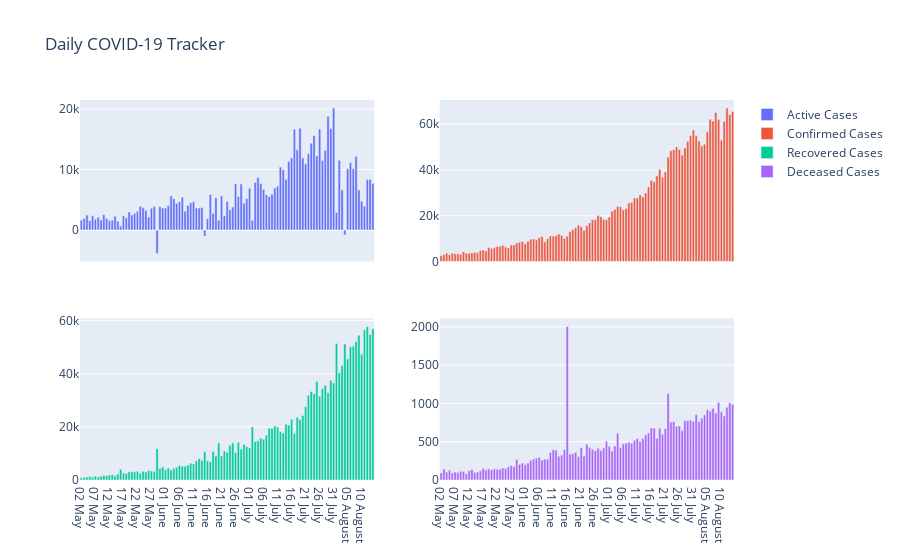

The cell this chart's notebook holds for it:
### Markdown cell above
Here, you can see the COVID-19 Tracker for the last 3 and a half month in India

### Code cell
df=df.tail(105)
fig=make_subplots(rows=2,cols=2,shared_xaxes=True)

data1=go.Bar(x=df['Date'],y=df['Confirmed_Cases'],name='Confirmed Cases')
data2=go.Bar(x=df['Date'],y=df['Recovered_Cases'],name='Recovered Cases')
data3=go.Bar(x=df['Date'],y=df['Active_Cases'],name='Active Cases')
data4=go.Bar(x=df['Date'],y=df['Deceased_Cases'],name='Deceased Cases')

fig.add_trace(data3, 1, 1)
fig.add_trace(data1, 1, 2)
fig.add_trace(data2, 2, 1)
fig.add_trace(data4, 2, 2)
fig.update_layout(title_text='Daily COVID-19 Tracker')
fig.show()

### Figure 1 — Plotly figure (JSON) as saved in the notebook; plotly's stock layout.template omitted (floating-point values rounded to 4 significant figures)
{"data": [{"name": "Active Cases", "type": "bar", "x": ["02 May ", "03 May ", "04 May ", "05 May ", "06 May ", "07 May ", "08 May ", "09 May ", "10 May ", "11 May ", "12 May ", "13 May ", "14 May ", "15 May ", "16 May ", "17 May ", "18 May ", "19 May ", "20 May ", "21 May ", "22 May ", "23 May ", "24 May ", "25 May ", "26 May ", "27 May ", "28 May ", "29 May ", "30 May ", "31 May ", "01 June ", "02 June ", "03 June ", "04 June ", "05 June ", "06 June ", "07 June ", "08 June ", "09 June ", "10 June ", "11 June ", "12 June ", "13 June ", "14 June ", "15 June ", "16 June ", "17 June ", "18 June ", "19 June ", "20 June ", "21 June ", "22 June ", "23 June ", "24 June ", "25 June ", "26 June ", "27 June ", "28 June ", "29 June ", "30 June ", "01 July ", "02 July ", "03 July ", "04 July ", "05 July ", "06 July ", "07 July ", "08 July ", "09 July ", "10 July ", "11 July ", "12 July ", "13 July ", "14 July ", "15 July ", "16 July ", "17 July ", "18 July ", "19 July ", "20 July ", "21 July ", "22 July ", "23 July ", "24 July ", "25 July ", "26 July ", "27 July ", "28 July ", "29 July ", "30 July ", "31 July ", "01 August ", "02 August ", "03 August ", "04 August ", "05 August ", "06 August ", "07 August ", "08 August ", "09 August ", "10 August ", "11 August ", "12 August ", "13 August ", "14 August "], "xaxis": "x", "y": [1641, 1901, 2471, 1548, 2350, 1765, 2131, 1646, 2530, 1932, 1537, 1626, 2300, 1470, 662, 2359, 2015, 2976, 2473, 2744, 3114, 3949, 3670, 3252, 2149, 3624, 3907, -3866, 3856, 3639, 3640, 4059, 5641, 5183, 4416, 4678, 5430, 3094, 4075, 4523, 4697, 3655, 3638, 3723, -1003, 1856, 5877, 2745, 5347, 1636, 5650, 2369, 4726, 3355, 3821, 7628, 5499, 7595, 4425, 5185, 6927, 1570, 7857, 8661, 7692, 6712, 5832, 5561, 5903, 6953, 7233, 10408, 9954, 8353, 11347, 11921, 16668, 13285, 16830, 11907, 10910, 12596, 14362, 15611, 12244, 16716, 11488, 13174, 18818, 16759, 20168, 2895, 11557, 6612, -787, 10124, 11130, 10131, 12146, 6630, 4767, 3956, 8357, 8359, 7700], "yaxis": "y"}, {"name": "Confirmed Cases", "type": "bar", "x": ["02 May ", "03 May ", "04 May ", "05 May ", "06 May ", "07 May ", "08 May ", "09 May ", "10 May ", "11 May ", "12 May ", "13 May ", "14 May ", "15 May ", "16 May ", "17 May ", "18 May ", "19 May ", "20 May ", "21 May ", "22 May ", "23 May ", "24 May ", "25 May ", "26 May ", "27 May ", "28 May ", "29 May ", "30 May ", "31 May ", "01 June ", "02 June ", "03 June ", "04 June ", "05 June ", "06 June ", "07 June ", "08 June ", "09 June ", "10 June ", "11 June ", "12 June ", "13 June ", "14 June ", "15 June ", "16 June ", "17 June ", "18 June ", "19 June ", "20 June ", "21 June ", "22 June ", "23 June ", "24 June ", "25 June ", "26 June ", "27 June ", "28 June ", "29 June ", "30 June ", "01 July ", "02 July ", "03 July ", "04 July ", "05 July ", "06 July ", "07 July ", "08 July ", "09 July ", "10 July ", "11 July ", "12 July ", "13 July ", "14 July ", "15 July ", "16 July ", "17 July ", "18 July ", "19 July ", "20 July ", "21 July ", "22 July ", "23 July ", "24 July ", "25 July ", "26 July ", "27 July ", "28 July ", "29 July ", "30 July ", "31 July ", "01 August ", "02 August ", "03 August ", "04 August ", "05 August ", "06 August ", "07 August ", "08 August ", "09 August ", "10 August ", "11 August ", "12 August ", "13 August ", "14 August "], "xaxis": "x2", "y": [2564, 2952, 3656, 2971, 3602, 3344, 3339, 3175, 4311, 3592, 3562, 3726, 3991, 3808, 4794, 5049, 4628, 6154, 5720, 6023, 6536, 6667, 7111, 6414, 5907, 7246, 7254, 8138, 8364, 8789, 7723, 8812, 9689, 9847, 9472, 10408, 10882, 8536, 9981, 11156, 11135, 11306, 12039, 11405, 10032, 11086, 13108, 13829, 14740, 15918, 15151, 13560, 15656, 16868, 18205, 18255, 20142, 19610, 18339, 18256, 19429, 21947, 22718, 24018, 23942, 22500, 23147, 25561, 25790, 27762, 27757, 29106, 28178, 29917, 32607, 35468, 34820, 37411, 40235, 36806, 39170, 45601, 48443, 48888, 50072, 48932, 46484, 49631, 52479, 54968, 57486, 55117, 52672, 50488, 51282, 56626, 62170, 61455, 65156, 62117, 53016, 61252, 67066, 64141, 65610], "yaxis": "y2"}, {"name": "Recovered Cases", "type": "bar", "x": ["02 May ", "03 May ", "04 May ", "05 May ", "06 May ", "07 May ", "08 May ", "09 May ", "10 May ", "11 May ", "12 May ", "13 May ", "14 May ", "15 May ", "16 May ", "17 May ", "18 May ", "19 May ", "20 May ", "21 May ", "22 May ", "23 May ", "24 May ", "25 May ", "26 May ", "27 May ", "28 May ", "29 May ", "30 May ", "31 May ", "01 June ", "02 June ", "03 June ", "04 June ", "05 June ", "06 June ", "07 June ", "08 June ", "09 June ", "10 June ", "11 June ", "12 June ", "13 June ", "14 June ", "15 June ", "16 June ", "17 June ", "18 June ", "19 June ", "20 June ", "21 June ", "22 June ", "23 June ", "24 June ", "25 June ", "26 June ", "27 June ", "28 June ", "29 June ", "30 June ", "01 July ", "02 July ", "03 July ", "04 July ", "05 July ", "06 July ", "07 July ", "08 July ", "09 July ", "10 July ", "11 July ", "12 July ", "13 July ", "14 July ", "15 July ", "16 July ", "17 July ", "18 July ", "19 July ", "20 July ", "21 July ", "22 July ", "23 July ", "24 July ", "25 July ", "26 July ", "27 July ", "28 July ", "29 July ", "30 July ", "31 July ", "01 August ", "02 August ", "03 August ", "04 August ", "05 August ", "06 August ", "07 August ", "08 August ", "09 August ", "10 August ", "11 August ", "12 August ", "13 August ", "14 August "], "xaxis": "x3", "y": [831, 911, 1082, 1295, 1161, 1475, 1111, 1414, 1669, 1579, 1905, 1963, 1594, 2234, 4012, 2538, 2482, 3032, 3113, 3131, 3280, 2576, 3285, 3012, 3585, 3434, 3171, 11735, 4303, 4928, 3882, 4531, 3789, 4390, 4770, 5433, 5191, 5171, 5634, 6275, 6044, 7263, 8092, 7358, 10639, 7226, 6890, 10741, 9029, 13974, 9075, 10879, 10462, 13089, 13983, 10246, 14229, 11631, 13497, 12565, 12064, 19999, 14417, 14746, 15829, 15315, 16836, 19508, 19408, 20289, 19981, 18198, 17683, 20977, 20646, 22867, 17476, 23583, 22730, 24303, 27589, 31875, 33326, 32514, 37125, 31512, 34354, 35683, 32886, 37425, 36554, 51368, 40355, 43070, 51220, 45583, 50141, 50387, 52135, 54474, 47362, 56461, 57759, 54776, 56920], "yaxis": "y3"}, {"name": "Deceased Cases", "type": "bar", "x": ["02 May ", "03 May ", "04 May ", "05 May ", "06 May ", "07 May ", "08 May ", "09 May ", "10 May ", "11 May ", "12 May ", "13 May ", "14 May ", "15 May ", "16 May ", "17 May ", "18 May ", "19 May ", "20 May ", "21 May ", "22 May ", "23 May ", "24 May ", "25 May ", "26 May ", "27 May ", "28 May ", "29 May ", "30 May ", "31 May ", "01 June ", "02 June ", "03 June ", "04 June ", "05 June ", "06 June ", "07 June ", "08 June ", "09 June ", "10 June ", "11 June ", "12 June ", "13 June ", "14 June ", "15 June ", "16 June ", "17 June ", "18 June ", "19 June ", "20 June ", "21 June ", "22 June ", "23 June ", "24 June ", "25 June ", "26 June ", "27 June ", "28 June ", "29 June ", "30 June ", "01 July ", "02 July ", "03 July ", "04 July ", "05 July ", "06 July ", "07 July ", "08 July ", "09 July ", "10 July ", "11 July ", "12 July ", "13 July ", "14 July ", "15 July ", "16 July ", "17 July ", "18 July ", "19 July ", "20 July ", "21 July ", "22 July ", "23 July ", "24 July ", "25 July ", "26 July ", "27 July ", "28 July ", "29 July ", "30 July ", "31 July ", "01 August ", "02 August ", "03 August ", "04 August ", "05 August ", "06 August ", "07 August ", "08 August ", "09 August ", "10 August ", "11 August ", "12 August ", "13 August ", "14 August "], "xaxis": "x4", "y": [92, 140, 103, 128, 91, 104, 97, 115, 112, 81, 120, 137, 97, 104, 120, 152, 131, 146, 134, 148, 142, 142, 156, 150, 173, 188, 176, 269, 205, 222, 201, 222, 259, 274, 286, 297, 261, 271, 272, 358, 394, 388, 309, 324, 396, 2004, 341, 343, 364, 308, 426, 312, 468, 424, 401, 381, 414, 384, 417, 506, 438, 378, 444, 611, 421, 473, 479, 492, 479, 520, 543, 500, 541, 587, 614, 680, 676, 543, 675, 596, 671, 1130, 755, 763, 703, 704, 642, 774, 775, 784, 764, 854, 760, 806, 849, 919, 899, 937, 875, 1013, 887, 835, 950, 1006, 990], "yaxis": "y4"}], "layout": {"title": {"text": "Daily COVID-19 Tracker"}, "xaxis": {"anchor": "y", "domain": [0, 0.45], "matches": "x3", "showticklabels": false}, "xaxis2": {"anchor": "y2", "domain": [0.55, 1], "matches": "x4", "showticklabels": false}, "xaxis3": {"anchor": "y3", "domain": [0, 0.45]}, "xaxis4": {"anchor": "y4", "domain": [0.55, 1]}, "yaxis": {"anchor": "x", "domain": [0.575, 1]}, "yaxis2": {"anchor": "x2", "domain": [0.575, 1]}, "yaxis3": {"anchor": "x3", "domain": [0, 0.425]}, "yaxis4": {"anchor": "x4", "domain": [0, 0.425]}}}
